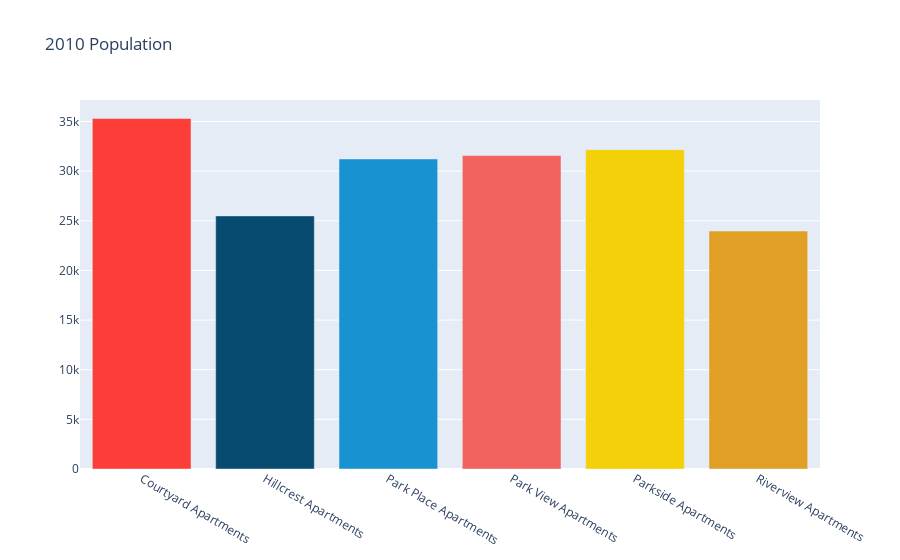
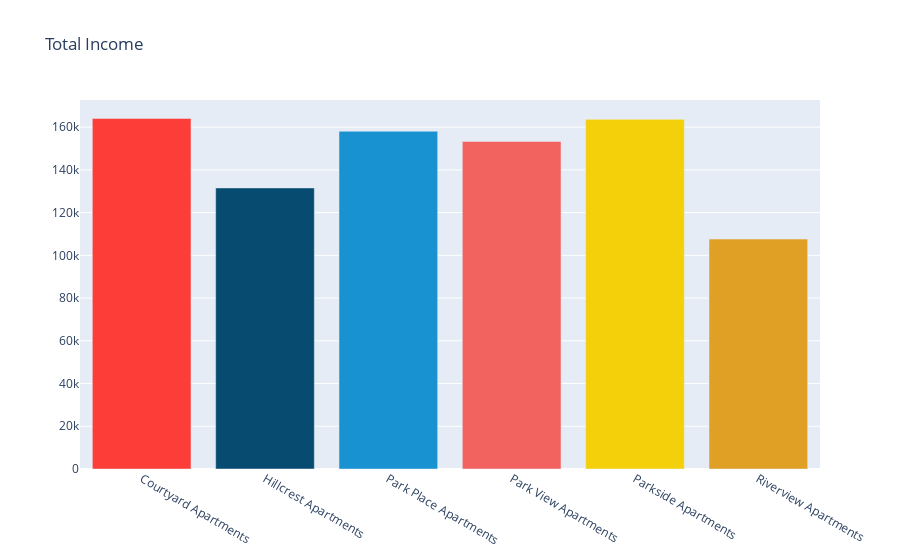
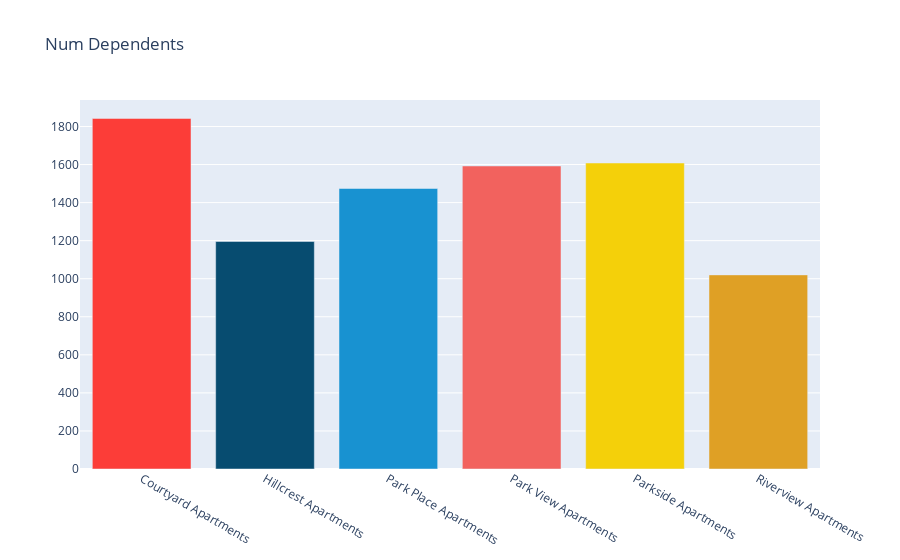
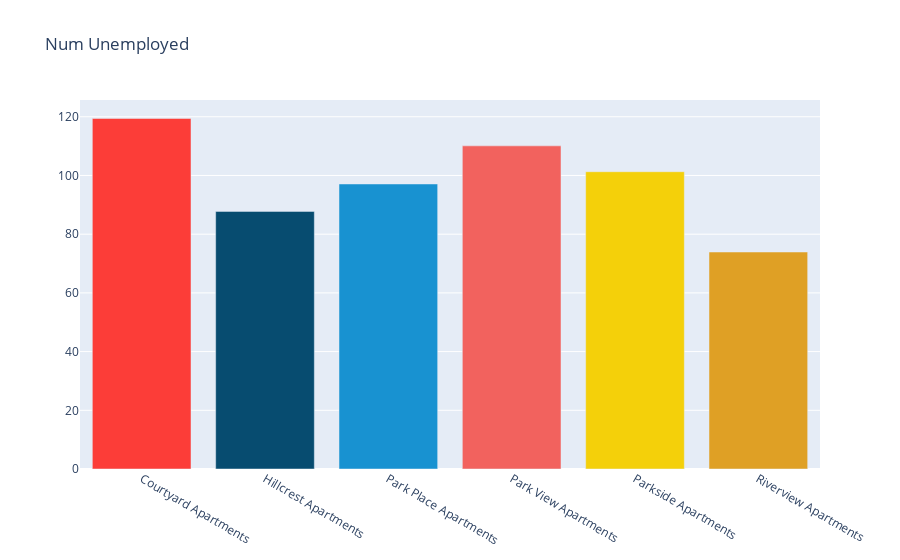

The cell these charts' notebook holds for them, in order:
### Code cell
features = ['2010_population', 'total_income', 'num_dependents', 'num_unemployed', 'median_age']
        
make_barplots(grouped_final_df, features)

### Figure 1 — Plotly figure (JSON) as saved in the notebook; plotly's stock layout.template omitted (floating-point values rounded to 4 significant figures)
{"data": [{"marker": {"color": ["#FC3D38", "#074C70", "#1892D1", "#F2625E", "#F4D00A", "#DFA025"]}, "type": "bar", "x": ["Courtyard Apartments", "Hillcrest Apartments", "Park Place Apartments", "Park View Apartments", "Parkside Apartments", "Riverview Apartments"], "y": [35310.0, 25490.0, 31220.0, 31570.0, 32160.0, 23970.0]}], "layout": {"title": {"text": "2010 Population"}}}

### Figure 2 — Plotly figure (JSON) as saved in the notebook; plotly's stock layout.template omitted (floating-point values rounded to 4 significant figures)
{"data": [{"marker": {"color": ["#FC3D38", "#074C70", "#1892D1", "#F2625E", "#F4D00A", "#DFA025"]}, "type": "bar", "x": ["Courtyard Apartments", "Hillcrest Apartments", "Park Place Apartments", "Park View Apartments", "Parkside Apartments", "Riverview Apartments"], "y": [164100.0, 131500.0, 158100.0, 153300.0, 163600.0, 107600.0]}], "layout": {"title": {"text": "Total Income"}}}

### Figure 3 — Plotly figure (JSON) as saved in the notebook; plotly's stock layout.template omitted (floating-point values rounded to 4 significant figures)
{"data": [{"marker": {"color": ["#FC3D38", "#074C70", "#1892D1", "#F2625E", "#F4D00A", "#DFA025"]}, "type": "bar", "x": ["Courtyard Apartments", "Hillcrest Apartments", "Park Place Apartments", "Park View Apartments", "Parkside Apartments", "Riverview Apartments"], "y": [1842.0, 1196.0, 1474.0, 1592.0, 1608.0, 1020.0]}], "layout": {"title": {"text": "Num Dependents"}}}

### Figure 4 — Plotly figure (JSON) as saved in the notebook; plotly's stock layout.template omitted (floating-point values rounded to 4 significant figures)
{"data": [{"marker": {"color": ["#FC3D38", "#074C70", "#1892D1", "#F2625E", "#F4D00A", "#DFA025"]}, "type": "bar", "x": ["Courtyard Apartments", "Hillcrest Apartments", "Park Place Apartments", "Park View Apartments", "Parkside Apartments", "Riverview Apartments"], "y": [119.4, 87.77, 97.11, 110.1, 101.3, 73.93]}], "layout": {"title": {"text": "Num Unemployed"}}}
